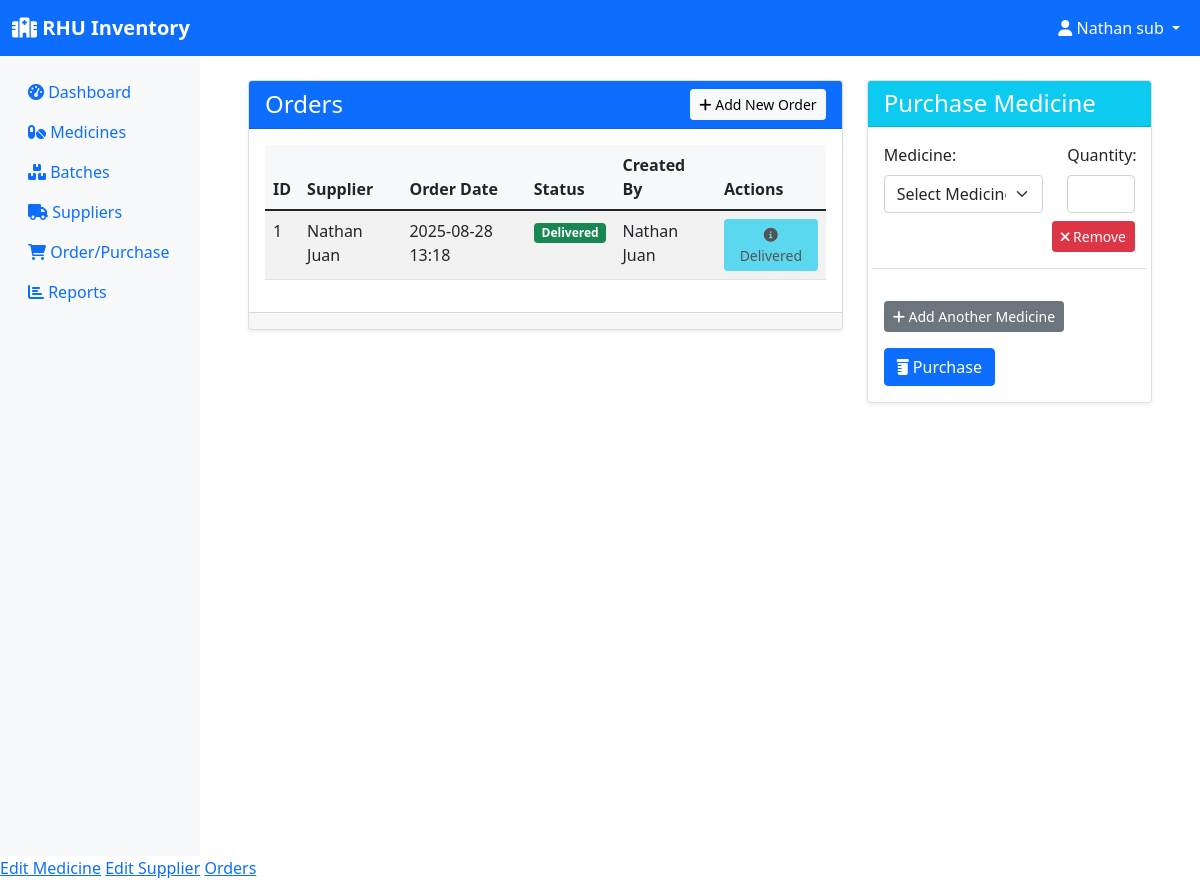
The page /orders (signed in) on the database its author committed.
### models.py (models this page shows, shortened)
class User(UserMixin, db.Model):
    id = db.Column(db.Integer, primary_key=True)
    username = db.Column(db.String(150), unique=True, nullable=False)
    password = db.Column(db.String(256), nullable=False)
    role = db.Column(db.String(20), nullable=False, default='employee')  # pharmacist, manager, assistant
    email = db.Column(db.String(120), unique=True, nullable=False)
    created_at = db.Column(db.DateTime, default=datetime.utcnow)

class Order(db.Model):
    id = db.Column(db.Integer, primary_key=True)
    supplier_id = db.Column(db.Integer, db.ForeignKey('supplier.id'), nullable=False)
    order_date = db.Column(db.DateTime, default=datetime.utcnow)
    status = db.Column(db.String(20), default='pending')  # pending, delivered, cancelled
    created_by = db.Column(db.Integer, db.ForeignKey('user.id'), nullable=False)
    items = db.relationship('OrderItem', backref='order', lazy=True, cascade='all, delete-orphan')
    creator = db.relationship('User', backref='orders')

class Supplier(db.Model):
    id = db.Column(db.Integer, primary_key=True)
    name = db.Column(db.String(100), nullable=False)
    contact_person = db.Column(db.String(100))
    phone = db.Column(db.String(20))
    email = db.Column(db.String(120))
    address = db.Column(db.String(200))
    created_at = db.Column(db.DateTime, default=datetime.utcnow)
    medicines = db.relationship('Medicine', backref='supplier', lazy=True)
    orders = db.relationship('Order', backref='supplier', lazy=True)

### app.py (the view)
@app.route('/orders')
@login_required
def orders():
    orders = Order.query.order_by(Order.order_date.desc()).all()
    medicines = db.session.query(Medicine).join(Batch).group_by(Medicine.id).having(func.sum(Batch.quantity) > 0).all()
    return render_template('orders.html', orders=orders, medicines=medicines)

### app.py (called while the page is built)
@login_manager.user_loader
def load_user(user_id):
    return User.query.get(int(user_id))

### models.py (called while the page is built)
    @property
    def total_quantity(self):
        return sum(batch.quantity for batch in self.batches)

### templates/orders.html (shortened to what this page needs)
{% extends "base.html" %}
{% block content %}
<div class="container-fluid mt-4">
    <div class="row">
        <div class="col-md-8">
            <div class="card shadow-sm">
                <div class="card-header bg-primary text-white d-flex justify-content-between align-items-center">
                    <h4 class="mb-0">Orders</h4>
                    <a href="{{ url_for('add_order') }}" class="btn btn-light btn-sm">
                        <i class="fas fa-plus"></i> Add New Order
                    </a>
                </div>
                <div class="card-body">
                    <div class="table-responsive">
                        <table class="table table-hover table-striped">
                            <thead>
                                <tr>
                                    <th>ID</th>
                                    <th>Supplier</th>
                                    <th>Order Date</th>
                                    <th>Status</th>
                                    <th>Created By</th>
                                    <th>Actions</th>
                                </tr>
                            </thead>
                            <tbody>
                                {% for order in orders %}
                                <tr>
                                    <td>{{ order.id }}</td>
                                    <td>{{ order.supplier.name }}</td>
                                    <td>{{ order.order_date.strftime('%Y-%m-%d %H:%M') }}</td>
                                    <td>
                                        <span class="badge {% if order.status == 'pending' %}bg-warning{% elif order.status == 'delivered' %}bg-success{% elif order.status == 'cancelled' %}bg-danger{% else %}bg-secondary{% endif %}">
                                            {{ order.status.capitalize() }}
                                        </span>
                                    </td>
                                    <td>{{ order.creator.username }}</td>
                                    <td>
                                        {% if order.status == 'pending' %}
                                            {% if current_user.role in ['admin', 'sub-admin'] %}
                                                <form action="{{ url_for('process_order', id=order.id) }}" method="POST" style="display:inline;">
                                                    <button type="submit" class="btn btn-success btn-sm" title="Process Order">
                                                        <i class="fas fa-check-circle"></i> Process
                                                    </button>
                                                </form>
                                            {% endif %}
                                            {% if current_user.role == 'admin' %}
                                                <form action="{{ url_for('cancel_order', id=order.id) }}" method="POST" style="display:inline;" onsubmit="return confirm('Are you sure you want to cancel this order?');">
                                                    <button type="submit" class="btn btn-danger btn-sm" title="Cancel Order">
                                                        <i class="fas fa-times-circle"></i> Cancel
                                                    </button>
                                                </form>
                                            {% endif %}
                                        {% else %}
                                            <button class="btn btn-info btn-sm" disabled>
                                                <i class="fas fa-info-circle"></i> {{ order.status.capitalize() }}
                                            </button>
                                        {% endif %}
                                    </td>
                                </tr>
                                {% endfor %}
                            </tbody>
                        </table>
                    </div>
                </div>
                <div class="card-footer text-end">
                </div>
            </div>
        </div>
        <div class="col-md-4">
            <div class="card shadow-sm">
                <div class="card-header bg-info text-white">
                    <h4 class="mb-0">Purchase Medicine</h4>
                </div>
                <div class="card-body">
                    <form method="POST" action="{{ url_for('process_dispense') }}" id="dispenseForm" onsubmit="return confirm('Are you sure you want to dispense these medicines?');">
                        <div id="dispense-items-container">
                            <div class="row dispense-item mb-3 border-bottom pb-3">
                                <div class="col-md-8">
                                    <label class="form-label">Medicine:</label>
                                    <select class="form-select medicine-select" name="medicine_id[]" required>
                                        <option value="">Select Medicine</option>
                                    </select>
                                </div>
                                <div class="col-md-4">
                                    <label class="form-label">Quantity:</label>
                                    <input type="number" class="form-control" name="quantity[]" min="1" required>
                                </div>
                                <div class="col-md-12 mt-2 text-end">
                                    <button type="button" class="btn btn-danger btn-sm remove-dispense-item">
                                        <i class="fas fa-times"></i> Remove
                                    </button>
                                </div>
                            </div>
                        </div>
                        <button type="button" class="btn btn-secondary btn-sm mt-3" id="addDispenseItem">
                            <i class="fas fa-plus"></i> Add Another Medicine
                        </button>
                        <button type="submit" class="btn btn-primary mt-3">
                            <i class="fas fa-prescription-bottle"></i> Purchase
                        </button>
                    </form>
                </div>
            </div>
        </div>
    </div>
</div>
{% endblock %}

### templates/base.html (shortened to what this page needs)
<!DOCTYPE html>
<html lang="en">
<head>
    <link href="https://cdn.jsdelivr.net/npm/bootstrap@5.1.3/dist/css/bootstrap.min.css" rel="stylesheet">
    <link href="https://cdnjs.cloudflare.com/ajax/libs/font-awesome/6.0.0/css/all.min.css" rel="stylesheet">
</head>
<body>
    <nav class="navbar navbar-expand-lg navbar-dark bg-primary">
        <div class="container-fluid">
            <a class="navbar-brand" href="{{ url_for('dashboard') }}">
                <i class="fas fa-hospital"></i> RHU Inventory
            </a>
            {% if current_user.is_authenticated %}
            <div class="navbar-nav ms-auto">
                <div class="nav-item dropdown">
                    <a class="nav-link dropdown-toggle text-white" href="#" id="navbarDropdown" role="button" data-bs-toggle="dropdown">
                        <i class="fas fa-user"></i> {{ current_user.username }}
                    </a>
                </div>
            </div>
            {% endif %}
        </div>
    </nav>
    <div class="container-fluid">
        <div class="row">
            {% if current_user.is_authenticated %}
            <nav class="col-md-3 col-lg-2 d-md-block sidebar collapse">
                <div class="position-sticky pt-3">
                    <ul class="nav flex-column">
                        <li class="nav-item">
                            <a class="nav-link" href="{{ url_for('dashboard') }}">
                                <i class="fas fa-tachometer-alt"></i> Dashboard
                            </a>
                        </li>
                        <li class="nav-item">
                            <a class="nav-link" href="{{ url_for('inventory') }}">
                                <i class="fas fa-pills"></i> Medicines
                            </a>
                        </li>
                        <li class="nav-item">
                            <a class="nav-link" href="{{ url_for('batches') }}">
                                <i class="fas fa-boxes"></i> Batches
                            </a>
                        </li>
                        <li class="nav-item">
                            <a class="nav-link" href="{{ url_for('suppliers') }}">
                                <i class="fas fa-truck"></i> Suppliers
                            </a>
                        </li>
                        <li class="nav-item">
                            <a class="nav-link" href="{{ url_for('orders') }}">
                                <i class="fas fa-shopping-cart"></i> Order/Purchase
                            </a>
                        </li>
                        <li class="nav-item">
                            <a class="nav-link" href="{{ url_for('reports') }}">
                                <i class="fas fa-chart-bar"></i> Reports
                            </a>
                        </li>
                    </ul>
                </div>
            </nav>
            {% endif %}
            <main class="{% if current_user.is_authenticated %}col-md-9 ms-sm-auto col-lg-10 px-md-4{% else %}col-12{% endif %}">
                {% block content %}{% endblock %}
            </main>
        </div>
    </div>
    {% if current_user.is_authenticated %}
        {% if current_user.role == 'admin' %}
            <a href="{{ edit_medicine_url }}">Edit Medicine</a>
            <a href="{{ edit_supplier_url }}">Edit Supplier</a>
            <a href="{{ orders_url }}">Orders</a>
            <a href="{{ reports_url }}">Reports</a>
        {% elif current_user.role == 'sub-admin' %}
            <a href="{{ edit_medicine_url }}">Edit Medicine</a>
            <a href="{{ edit_supplier_url }}">Edit Supplier</a>
            <a href="{{ orders_url }}">Orders</a>
        {% elif current_user.role == 'employee' %}
            <a href="{{ orders_url }}">Orders</a>
            <a href="{{ reports_url }}">Reports</a>
        {% endif %}
    {% endif %}
</body>
</html>

### templates/base.html (style rules this page uses)
.sidebar { min-height: 100vh; background-color: #f8f9fa; }
.navbar-brand { font-weight: bold; }
.card { box-shadow: 0 0.125rem 0.25rem rgba(0, 0, 0, 0.075); border: 1px solid rgba(0, 0, 0, 0.125); }
.btn-sm { padding: 0.25rem 0.5rem; font-size: 0.875rem; }
.table th { background-color: #f8f9fa; border-top: none; }

### rows shown on the page
User: username "Nathan sub"
Order: id "1", supplier.name "Nathan Juan", order_date "2025-08-28 13:18", status "Delivered", creator.username "Nathan Juan"
